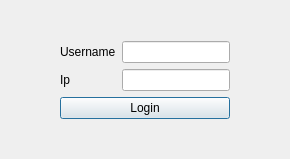
<?xml version="1.0" encoding="UTF-8"?>
<ui version="4.0">
 <class>OpenWindow</class>
 <widget class="QDialog" name="OpenWindow">
  <property name="geometry">
   <rect>
    <x>0</x>
    <y>0</y>
    <width>290</width>
    <height>159</height>
   </rect>
  </property>
  <property name="windowTitle">
   <string>Dialog</string>
  </property>
  <layout class="QGridLayout" name="gridLayout_2">
   <item row="0" column="1">
    <spacer name="verticalSpacer_2">
     <property name="orientation">
      <enum>Qt::Vertical</enum>
     </property>
     <property name="sizeHint" stdset="0">
      <size>
       <width>20</width>
       <height>15</height>
      </size>
     </property>
    </spacer>
   </item>
   <item row="1" column="0">
    <spacer name="horizontalSpacer_2">
     <property name="orientation">
      <enum>Qt::Horizontal</enum>
     </property>
     <property name="sizeHint" stdset="0">
      <size>
       <width>23</width>
       <height>20</height>
      </size>
     </property>
    </spacer>
   </item>
   <item row="1" column="1">
    <layout class="QGridLayout" name="gridLayout">
     <item row="0" column="0">
      <layout class="QHBoxLayout" name="horizontalLayout">
       <item>
        <layout class="QVBoxLayout" name="verticalLayout">
         <item>
          <widget class="QLabel" name="usernameLabel">
           <property name="text">
            <string>Username</string>
           </property>
          </widget>
         </item>
         <item>
          <widget class="QLabel" name="ipLabel">
           <property name="text">
            <string>Ip</string>
           </property>
          </widget>
         </item>
        </layout>
       </item>
       <item>
        <layout class="QVBoxLayout" name="verticalLayout_2">
         <item>
          <widget class="QLineEdit" name="usernameLineEdit"/>
         </item>
         <item>
          <widget class="QLineEdit" name="ipLineEdit"/>
         </item>
        </layout>
       </item>
      </layout>
     </item>
     <item row="1" column="0">
      <widget class="QPushButton" name="loginButton">
       <property name="text">
        <string>Login</string>
       </property>
      </widget>
     </item>
    </layout>
   </item>
   <item row="1" column="2">
    <spacer name="horizontalSpacer">
     <property name="orientation">
      <enum>Qt::Horizontal</enum>
     </property>
     <property name="sizeHint" stdset="0">
      <size>
       <width>23</width>
       <height>20</height>
      </size>
     </property>
    </spacer>
   </item>
   <item row="2" column="1">
    <spacer name="verticalSpacer">
     <property name="orientation">
      <enum>Qt::Vertical</enum>
     </property>
     <property name="sizeHint" stdset="0">
      <size>
       <width>20</width>
       <height>15</height>
      </size>
     </property>
    </spacer>
   </item>
  </layout>
 </widget>
 <resources/>
 <connections/>
</ui>
